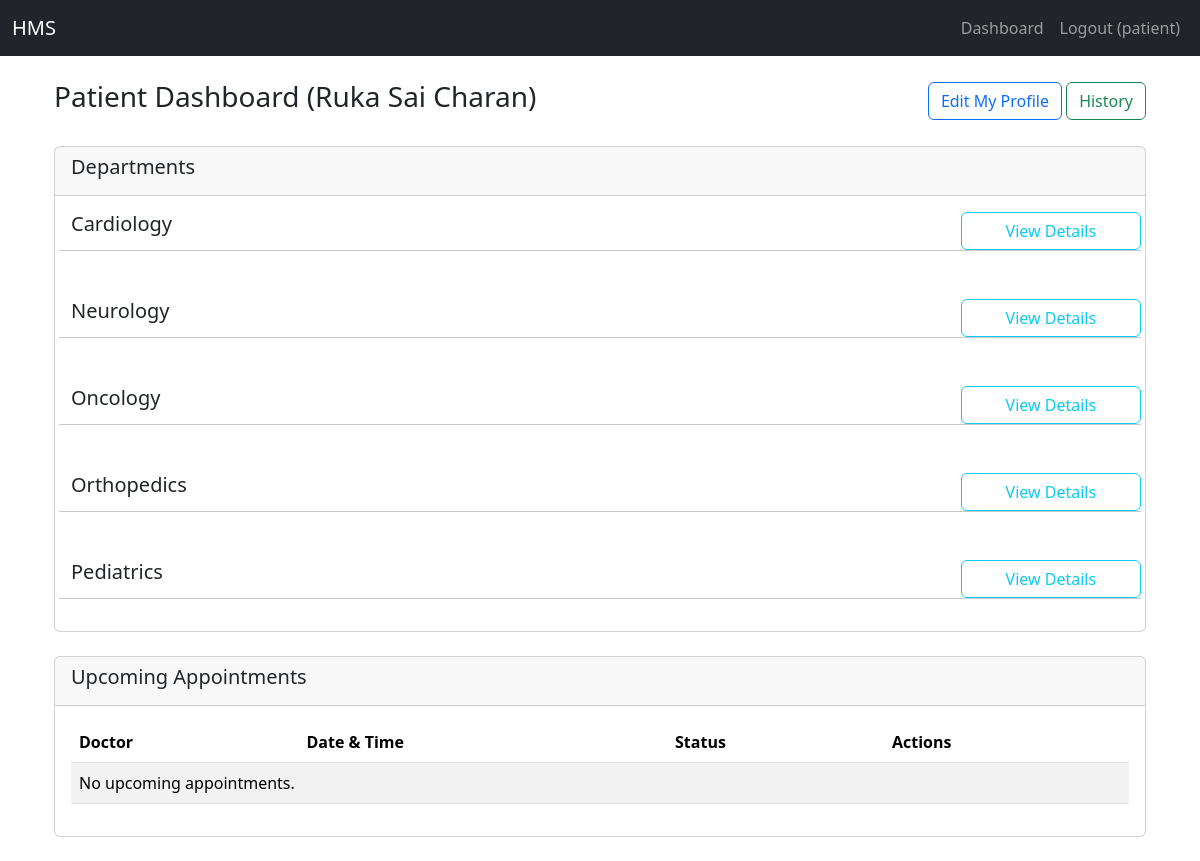
Screenshot of /patient/dashboard (signed in) with the database file from the repository.
### models.py (models this page shows)
class Patient(db.Model):
    id = db.Column(db.Integer, primary_key=True)
    user_id = db.Column(db.Integer, db.ForeignKey('user.id'), nullable=False)
    name = db.Column(db.String(100), nullable=False)
    contact = db.Column(db.String(100))

class Department(db.Model):
    id = db.Column(db.Integer, primary_key=True)
    name = db.Column(db.String(100), unique=True, nullable=False)
    details = db.Column(db.String(100), default="")

### app.py (the view, shortened to what this page needs)
@app.route('/patient/dashboard', methods=['GET', 'POST'])
def patient_dashboard():
    if 'user_id' not in session or session.get('role') != 'patient':
        flash('Please log in as a patient.')
        return redirect(url_for('login'))
    patient = Patient.query.filter_by(user_id=session['user_id']).first()
    departments = Department.query.all()
    upcoming_appts_query = db.session.query(Appointment, Doctor).join(
        Doctor, Appointment.doctor_id == Doctor.id
    ).filter(
        Appointment.patient_id == patient.id,
        Appointment.status == 'Booked'
    ).all()
    past_appts_query = db.session.query(Appointment, Doctor).join(
        Doctor, Appointment.doctor_id == Doctor.id
    ).filter(
        Appointment.patient_id == patient.id,
        or_(Appointment.status == 'Completed', Appointment.status == 'Cancelled')
    ).all()
    past_app_data = []
    return render_template(
        'patient_dashboard.html',
        patient=patient,
        departments=departments,
        upcoming_appts=upcoming_appts_query, # These are (Appointment, Doctor) tuples
        past_app_data=past_app_data # This is our custom list of dicts
    )

### templates/patient_dashboard.html (shortened to what this page needs)
{% extends "base.html" %}
{% block content %}
<div class="container-fluid">
    <div class="d-flex justify-content-between align-items-center mb-4">
        <h3>Patient Dashboard ({{ patient.name }})</h1>
        <div>
            <a href="{{ url_for('patient_profile') }}" class="btn btn-outline-primary">
                Edit My Profile
            </a>
            <a href="{{ url_for('patient_history', patient_id=patient.id) }}" class="btn btn-outline-success">
                History
            </a>
        </div>
    </div>
    <div class="card mb-4">
        <div class="card-header">
            <h5>Departments</h5>
        </div>
        {% for dept in departments %}
        <div class="card-body">
            <div class="row">
                <h5 class="col-10">{{dept.name | capitalize }}</h5>
                <a href="{{url_for('department_details', department_name=dept.name)}}" class="btn btn-outline-info col-2">View Details</a>
                <hr/>
            </div>
        </div>
        {% endfor %}
    </div>
    <div class="card mb-4">
        <div class="card-header">
            <h5>Upcoming Appointments</h5>
        </div>
        <div class="card-body">
            <table class="table table-striped">
                <thead>
                    <tr>
                        <th>Doctor</th>
                        <th>Date & Time</th>
                        <th>Status</th>
                        <th>Actions</th>
                    </tr>
                </thead>
                <tbody>
                    {% if not upcoming_appts %}
                    <tr>
                        <td colspan="4">No upcoming appointments.</td>
                    </tr>
                    {% endif %}
                </tbody>
            </table>
        </div>
    </div>
</div>
{% endblock %}

### rows the page displays
Patient: name "Ruka Sai Charan"
Department: name "Cardiology"
Department: name "Neurology"
Department: name "Oncology"
Department: name "Orthopedics"
Department: name "Pediatrics"

### other values shown
{{ session.role }} "patient"
